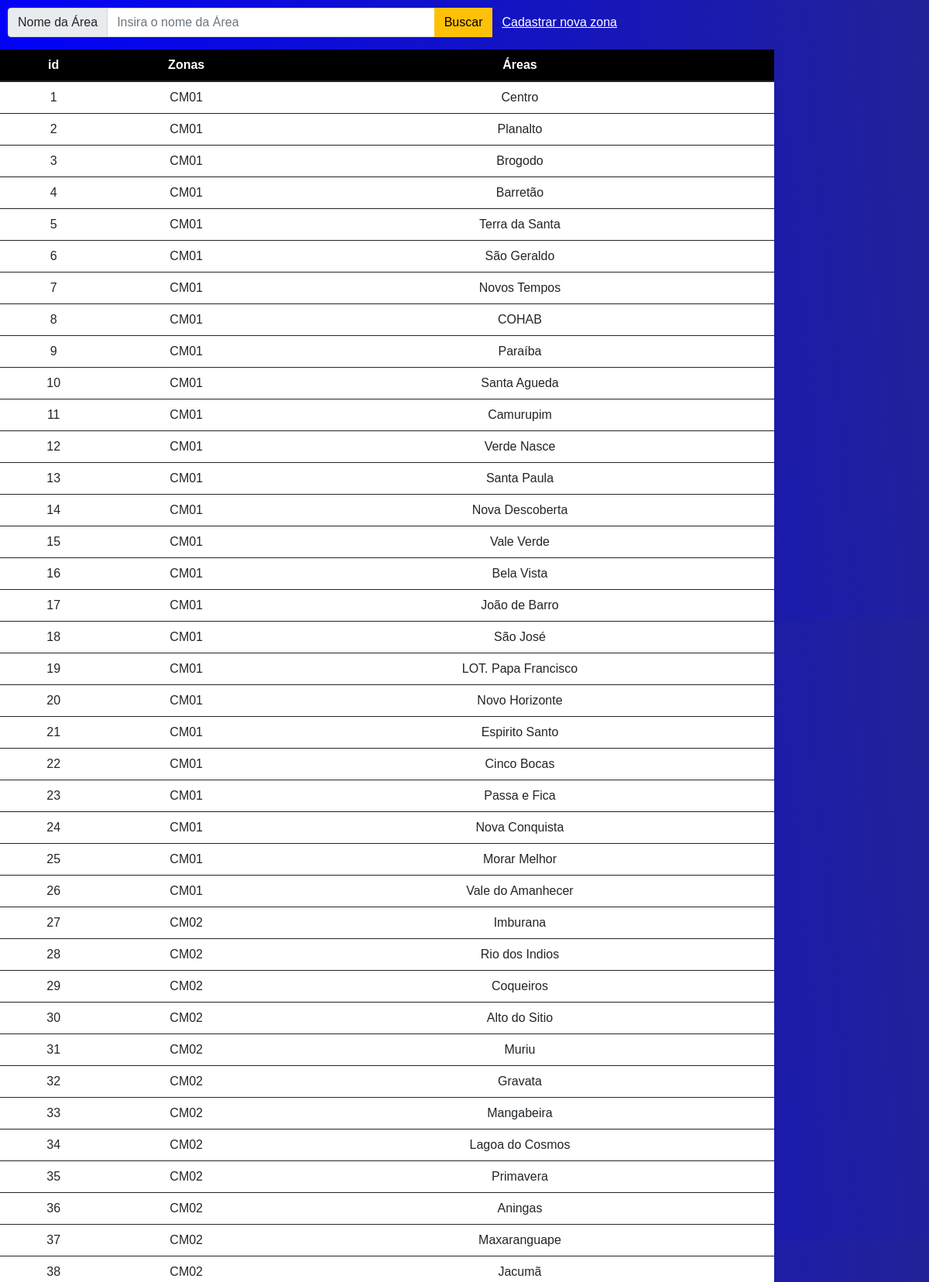
The page / (upper part) on the database its author committed.
### tables this page shows
CREATE TABLE IF NOT EXISTS `zonas` (
  `id` int NOT NULL AUTO_INCREMENT,
  `Zona` varchar(10) NOT NULL,
  `Área` varchar(25) NOT NULL,
  PRIMARY KEY (`id`)
);

### index.php (the view, shortened to what this page needs)
<?php
include("classe/conexão.php");
$consulta = "SELECT * FROM zonas";
$con = $mysqli->query($consulta) or die($mysqli->error);
?>
<!DOCTYPE html>
<html>
<head>
	<link href="https://cdn.jsdelivr.net/npm/bootstrap@5.1.3/dist/css/bootstrap.min.css" rel="stylesheet">
	<link href="estilo/style_index.css" rel="stylesheet">
</head>
<body class="corpo">
	<form name="PesquisaZonas" onsubmit="return validarFormulario()"action="busca.php" method="GET" class="formulario_pesquisa">
		<div class="input-group mb-3" style="width:800px;">
  			<span class="input-group-text" id="inputGroup-sizing-default">Nome da Área</span>
  			<input type="text" name="nome_area" class="form-control" placeholder="Insira o nome da Área" aria-label="Sizing example input" aria-describedby="inputGroup-sizing-default">
			<button class="btn btn-warning">Buscar</button>
			<button type="button" class="btn btn-link" onclick="location.href='cadastro.php'">Cadastrar nova zona</button>
		</div>
	</form>
	<table class="table">
		<thead class="thead-dark">
		<tr>
			<th>id</th>
			<th>Zonas</th>
			<th>Áreas</th>
		</tr>
</thead>
		<?php while ($dado = $con->fetch_array()){ ?>
		<tr>
			<td><?php echo $dado["id"];?></td>
			<td><?php echo $dado["Zona"];?></td>
			<td><?php echo $dado["Área"];?></td>
		</tr>
		<?php } ?>
	</table>
</body>
</html>

### estilo/style_index.css (style rules this page uses)
.corpo { font-family: "Poppins",sans-serif; min-height: 50px; min-width: 50px; align-items: center; justify-content: center; background-color:blue; background: linear-gradient(85deg,#0000ff, #222297); }
.table { width: 1000px; text-align: center; background: white; border: 1px; border-radius: 8px; align-items: center; }
.th,td { text-align: center; border-radius: 8px; }
thead { background: black; color:white; }
.btn.btn-link { color:white; }
.formulario_pesquisa { margin:10px; }

### rows shown on the page
zonas: id "1", Zona "CM01", Área "Centro"
zonas: id "2", Zona "CM01", Área "Planalto"
zonas: id "3", Zona "CM01", Área "Brogodo"
zonas: id "4", Zona "CM01", Área "Barretão"
zonas: id "5", Zona "CM01", Área "Terra da Santa"
zonas: id "6", Zona "CM01", Área "São Geraldo"
zonas: id "7", Zona "CM01", Área "Novos Tempos"
zonas: id "8", Zona "CM01", Área "COHAB"
zonas: id "9", Zona "CM01", Área "Paraíba"
zonas: id "10", Zona "CM01", Área "Santa Agueda"
zonas: id "11", Zona "CM01", Área "Camurupim"
zonas: id "12", Zona "CM01", Área "Verde Nasce"
zonas: id "13", Zona "CM01", Área "Santa Paula"
zonas: id "14", Zona "CM01", Área "Nova Descoberta"
zonas: id "15", Zona "CM01", Área "Vale Verde"
zonas: id "16", Zona "CM01", Área "Bela Vista"
zonas: id "17", Zona "CM01", Área "João de Barro"
zonas: id "18", Zona "CM01", Área "São José"
zonas: id "19", Zona "CM01", Área "LOT. Papa Francisco"
zonas: id "20", Zona "CM01", Área "Novo Horizonte"
zonas: id "21", Zona "CM01", Área "Espirito Santo"
zonas: id "22", Zona "CM01", Área "Cinco Bocas"
zonas: id "23", Zona "CM01", Área "Passa e Fica"
zonas: id "24", Zona "CM01", Área "Nova Conquista"
zonas: id "25", Zona "CM01", Área "Morar Melhor"
zonas: id "26", Zona "CM01", Área "Vale do Amanhecer"
zonas: id "27", Zona "CM02", Área "Imburana"
zonas: id "28", Zona "CM02", Área "Rio dos Indios"
zonas: id "29", Zona "CM02", Área "Coqueiros"
zonas: id "30", Zona "CM02", Área "Alto do Sitio"
zonas: id "31", Zona "CM02", Área "Muriu"
zonas: id "32", Zona "CM02", Área "Gravata"
zonas: id "33", Zona "CM02", Área "Mangabeira"
zonas: id "34", Zona "CM02", Área "Lagoa do Cosmos"
zonas: id "35", Zona "CM02", Área "Primavera"
zonas: id "36", Zona "CM02", Área "Aningas"
zonas: id "37", Zona "CM02", Área "Maxaranguape"
zonas: id "38", Zona "CM02", Área "Jacumã"
